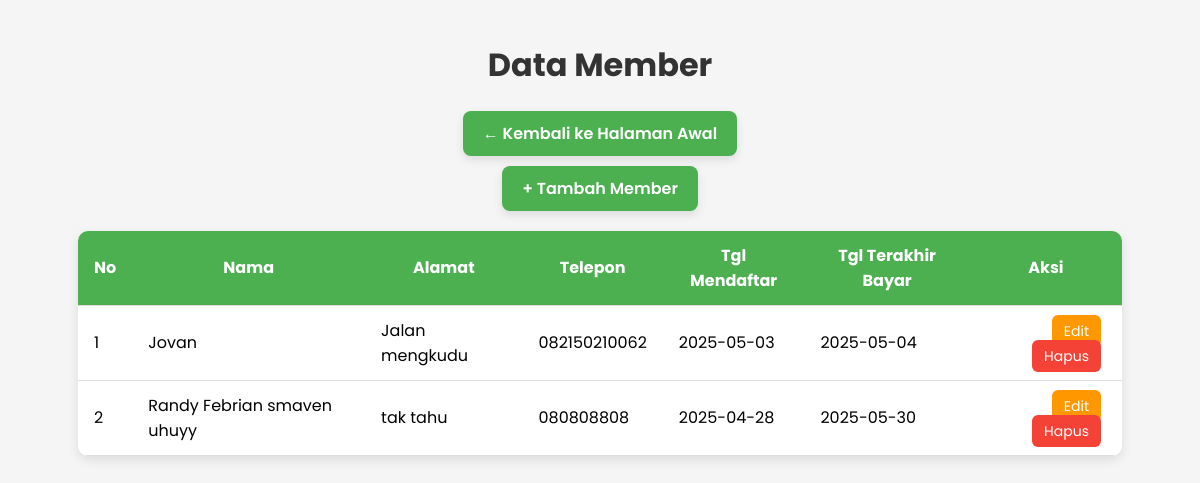
Screenshot of /Laprak5_Web/Member.php with the database file from the repository.
### tables this page shows
CREATE TABLE `member` (
  `id` int(11) NOT NULL,
  `nama` varchar(100) NOT NULL,
  `alamat` text DEFAULT NULL,
  `telepon` varchar(20) DEFAULT NULL,
  `tanggal_mendaftar` date DEFAULT NULL,
  `tanggal_terakhir_bayar` date DEFAULT NULL
);

### Laprak5_Web/Model.php (called while the page is built, shortened)
<?php
function getAllMember() {
    $conn = koneksiDatabase();
    $result = mysqli_query($conn, "SELECT * FROM member");
    return mysqli_fetch_all($result, MYSQLI_ASSOC);
}
?>

### Laprak5_Web/Member.php (the view, shortened to what this page needs)
<?php
require_once("Model.php");
$members = getAllMember();
?>
<!DOCTYPE html>
<html lang="en">
<head>
</head>
<body>
    <h1>Data Member</h1>
    <a href="Utama.php" class="top-link">← Kembali ke Halaman Awal</a>
    <a href="FormMember.php" class="add-btn">+ Tambah Member</a>
    <table>
        <thead>
            <tr>
                <th>No</th>
                <th>Nama</th>
                <th>Alamat</th>
                <th>Telepon</th>
                <th>Tgl Mendaftar</th>
                <th>Tgl Terakhir Bayar</th>
                <th>Aksi</th>
            </tr>
        </thead>
        <tbody>
            <?php $no = 1; if (!empty($members)) : foreach ($members as $m) : ?>
                <tr>
                    <td><?= $no++; ?></td>
                    <td><?= $m['nama']; ?></td>
                    <td><?= $m['alamat']; ?></td>
                    <td><?= $m['telepon']; ?></td>
                    <td><?= $m['tanggal_mendaftar']; ?></td>
                    <td><?= $m['tanggal_terakhir_bayar']; ?></td>
                    <td class="action-links">
                        <a href="FormMember.php?id=<?= $m['id']; ?>" class="edit-btn">Edit</a>
                        <a href="HapusMember.php?id=<?= $m['id']; ?>" class="delete-btn" onclick="return confirm('Yakin ingin menghapus data ini?');">Hapus</a>
                    </td>
                </tr>
            <?php endforeach; else : ?>
                <tr><td colspan="7" style="text-align:center;">Tidak ada data.</td></tr>
            <?php endif; ?>
        </tbody>
    </table>
</body>
</html>

### Laprak5_Web/Member.php (style rules this page uses)
body { font-family: 'Poppins', sans-serif; background: #f5f5f5; margin: 0; padding: 20px; }
h1 { text-align: center; color: #333; }
.top-link, .add-btn { display: block; width: max-content; margin: 10px auto; padding: 10px 20px; border-radius: 8px; text-decoration: none; font-weight: 600; color: white; background-color: #4caf50; box-shadow: 0 4px 10px rgba(0,0,0,0.1); }
table { width: 90%; margin: 20px auto; border-collapse: collapse; background-color: white; border-radius: 10px; overflow: hidden; box-shadow: 0 4px 12px rgba(0,0,0,0.1); }
th, td { padding: 12px 16px; border-bottom: 1px solid #ddd; }
th { background-color: #4caf50; color: white; }
.action-links a { text-decoration: none; padding: 6px 12px; margin-right: 5px; border-radius: 6px; font-size: 14px; color: white; }
.edit-btn { background-color: #ff9800; }
.delete-btn { background-color: #f44336; }
.action-links { text-align: right; }

### rows the page displays
member: nama "Jovan", alamat "Jalan mengkudu", telepon "082150210062", tanggal_mendaftar "2025-05-03", tanggal_terakhir_bayar "2025-05-04"
member: nama "Randy Febrian smaven uhuyy", alamat "tak tahu", telepon "080808808", tanggal_mendaftar "2025-04-28", tanggal_terakhir_bayar "2025-05-30"
